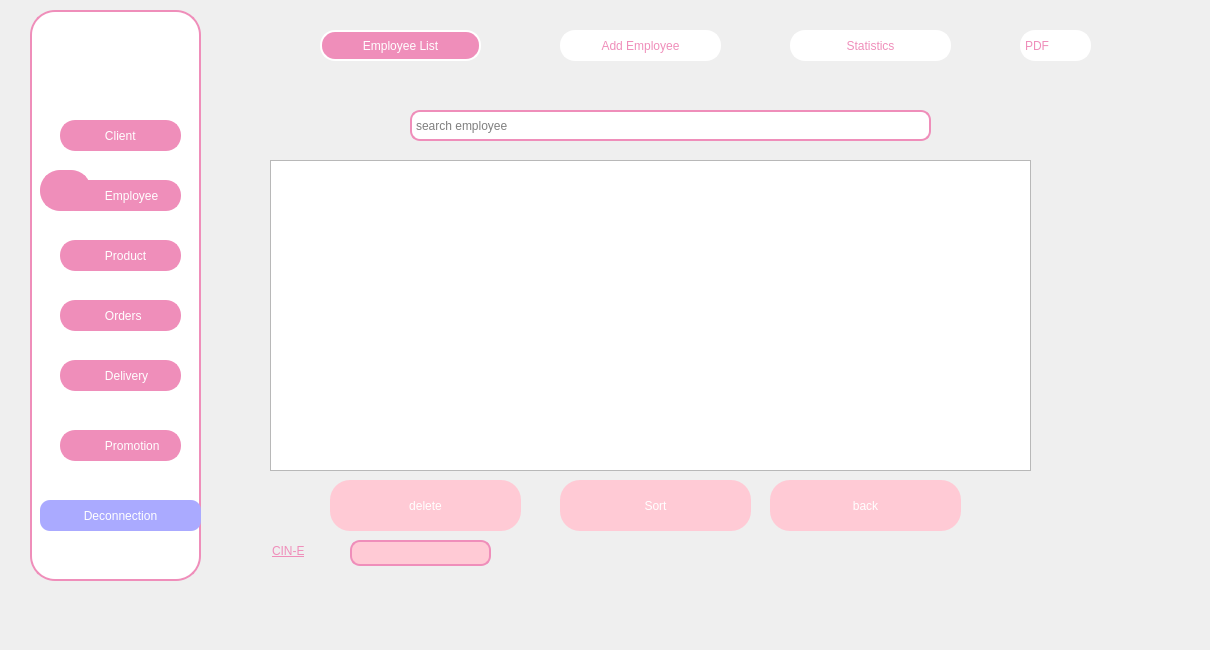
    <widget class="QWidget" name="page_2">
     <widget class="QLabel" name="label_19">
      <property name="geometry">
       <rect>
        <x>-40</x>
        <y>0</y>
        <width>1201</width>
        <height>641</height>
       </rect>
      </property>
      <property name="styleSheet">
       <string notr="true">border-color: rgb(255, 255, 255);
border radius:35px;</string>
      </property>
      <property name="text">
       <string/>
      </property>
      <property name="pixmap">
       <pixmap>../image/WhatsApp Image 2024-11-10 à 18.51.31_e66bd550.jpg</pixmap>
      </property>
      <property name="scaledContents">
       <bool>true</bool>
      </property>
     </widget>
     <widget class="QPushButton" name="pushButton_12">
      <property name="geometry">
       <rect>
        <x>330</x>
        <y>480</y>
        <width>191</width>
        <height>51</height>
       </rect>
      </property>
      <property name="styleSheet">
       <string notr="true">QPushButton {
	background-color: rgb(255, 202, 213);
    color: white; /* Texte blanc */
    border-radius:20px  ; /* Coins arrondis */
	border-color: rgb(239, 142, 186);
    padding: 8px;
}</string>
      </property>
      <property name="text">
       <string>delete</string>
      </property>
     </widget>
     <widget class="QTableView" name="tableView">
      <property name="geometry">
       <rect>
        <x>270</x>
        <y>160</y>
        <width>761</width>
        <height>311</height>
       </rect>
      </property>
      <property name="styleSheet">
       <string notr="true"/>
      </property>
     </widget>
     <widget class="QFrame" name="frame_5">
      <property name="geometry">
       <rect>
        <x>30</x>
        <y>10</y>
        <width>171</width>
        <height>571</height>
       </rect>
      </property>
      <property name="styleSheet">
       <string notr="true">QFrame {
    background-color: white;
    width: 10px;
    border: 2px solid #EF8EBA;
    border-radius: 25px;
}</string>
      </property>
      <property name="frameShape">
       <enum>QFrame::NoFrame</enum>
      </property>
      <widget class="QLabel" name="label_20">
       <property name="geometry">
        <rect>
         <x>30</x>
         <y>170</y>
         <width>121</width>
         <height>31</height>
        </rect>
       </property>
       <property name="styleSheet">
        <string notr="true">QFrame {
	background-color: #EF8EBA;
    width: 10px;
    border: 2px solid #EF8EBA;
    border-radius: 15px;
}
QLabel{
	color: rgb(255, 255, 255);
}</string>
       </property>
       <property name="text">
        <string>            Employee</string>
       </property>
      </widget>
      <widget class="QLabel" name="label_21">
       <property name="geometry">
        <rect>
         <x>10</x>
         <y>160</y>
         <width>51</width>
         <height>41</height>
        </rect>
       </property>
       <property name="styleSheet">
        <string notr="true">QLabel{
border-color:  rgb(239, 142, 186);
border-radius:20px;
background-color: rgb(239, 142, 186);
}
</string>
       </property>
       <property name="text">
        <string/>
       </property>
       <property name="pixmap">
        <pixmap>../../Downloads/WhatsApp_Image_2024-11-10_à_18.51.31_1cb58230-removebg-preview.png</pixmap>
       </property>
       <property name="scaledContents">
        <bool>true</bool>
       </property>
      </widget>
      <widget class="QLabel" name="label_22">
       <property name="geometry">
        <rect>
         <x>30</x>
         <y>110</y>
         <width>121</width>
         <height>31</height>
        </rect>
       </property>
       <property name="styleSheet">
        <string notr="true">QFrame {
	background-color: #EF8EBA;
    width: 10px;
    border: 2px solid #EF8EBA;
    border-radius: 15px;
}
QLabel{
	color: rgb(255, 255, 255);
}</string>
       </property>
       <property name="text">
        <string>            Client</string>
       </property>
      </widget>
      <widget class="QLabel" name="label_23">
       <property name="geometry">
        <rect>
         <x>30</x>
         <y>230</y>
         <width>121</width>
         <height>31</height>
        </rect>
       </property>
       <property name="styleSheet">
        <string notr="true">QFrame {
	background-color: #EF8EBA;
    width: 10px;
    border: 2px solid #EF8EBA;
    border-radius: 15px;
}
QLabel{
	color: rgb(255, 255, 255);
}</string>
       </property>
       <property name="text">
        <string>            Product</string>
       </property>
      </widget>
      <widget class="QLabel" name="label_24">
       <property name="geometry">
        <rect>
         <x>30</x>
         <y>290</y>
         <width>121</width>
         <height>31</height>
        </rect>
       </property>
       <property name="styleSheet">
        <string notr="true">QFrame {
	background-color: #EF8EBA;
    width: 10px;
    border: 2px solid #EF8EBA;
    border-radius: 15px;
}
QLabel{
	color: rgb(255, 255, 255);
}</string>
       </property>
       <property name="text">
        <string>            Orders</string>
       </property>
      </widget>
      <widget class="QLabel" name="label_25">
       <property name="geometry">
        <rect>
         <x>30</x>
         <y>350</y>
         <width>121</width>
         <height>31</height>
        </rect>
       </property>
       <property name="styleSheet">
        <string notr="true">QFrame {
	background-color: #EF8EBA;
    width: 10px;
    border: 2px solid #EF8EBA;
    border-radius: 15px;
}
QLabel{
	color: rgb(255, 255, 255);
}</string>
       </property>
       <property name="text">
        <string>            Delivery</string>
       </property>
      </widget>
      <widget class="QLabel" name="label_26">
       <property name="geometry">
        <rect>
         <x>30</x>
         <y>420</y>
         <width>121</width>
         <height>31</height>
        </rect>
       </property>
       <property name="styleSheet">
        <string notr="true">QFrame {
	background-color: #EF8EBA;
    width: 10px;
    border: 2px solid #EF8EBA;
    border-radius: 15px;
}
QLabel{
	color: rgb(255, 255, 255);
}</string>
       </property>
       <property name="text">
        <string>            Promotion</string>
       </property>
      </widget>
      <widget class="QPushButton" name="pushButton_8">
       <property name="geometry">
        <rect>
         <x>10</x>
         <y>490</y>
         <width>161</width>
         <height>31</height>
        </rect>
       </property>
       <property name="styleSheet">
        <string notr="true">QPushButton {
	background-color: rgb(170, 170, 255);
    color: white; /* Texte blanc */
    border-radius:10px  ; /* Coins arrondis */
	border-color: rgb(239, 142, 186);
    padding: 8px;
}</string>
       </property>
       <property name="text">
        <string>Deconnection</string>
       </property>
      </widget>
      <widget class="QLabel" name="label_30">
       <property name="geometry">
        <rect>
         <x>40</x>
         <y>10</y>
         <width>101</width>
         <height>91</height>
        </rect>
       </property>
       <property name="styleSheet">
        <string notr="true">border-color: rgb(255, 255, 255);</string>
       </property>
       <property name="text">
        <string/>
       </property>
       <property name="pixmap">
        <pixmap>../../OneDrive/Documents/rapport de stage/interface/Capture d’écran 2024-09-29 185850.png</pixmap>
       </property>
       <property name="scaledContents">
        <bool>true</bool>
       </property>
      </widget>
     </widget>
     <widget class="QLabel" name="label_34">
      <property name="geometry">
       <rect>
        <x>270</x>
        <y>10</y>
        <width>71</width>
        <height>61</height>
       </rect>
      </property>
      <property name="styleSheet">
       <string notr="true">QLabel{

border-color:  transparent;
border-radius:20px;
}
QLabel {
    background-color: transparent;
}
</string>
      </property>
      <property name="text">
       <string/>
      </property>
      <property name="pixmap">
       <pixmap>../../Downloads/WhatsApp_Image_2024-11-10_à_18.51.32_aa7ae239-removebg-preview.png</pixmap>
      </property>
      <property name="scaledContents">
       <bool>true</bool>
      </property>
     </widget>
     <widget class="QLabel" name="label_35">
      <property name="geometry">
       <rect>
        <x>510</x>
        <y>10</y>
        <width>71</width>
        <height>61</height>
       </rect>
      </property>
      <property name="styleSheet">
       <string notr="true">QLabel{

border-color:  transparent;
border-radius:20px;
}
QLabel {
    background-color: transparent;
}
</string>
      </property>
      <property name="text">
       <string/>
      </property>
      <property name="pixmap">
       <pixmap>../../Downloads/WhatsApp_Image_2024-11-10_à_18.51.32_06d2d704-removebg-preview.png</pixmap>
      </property>
      <property name="scaledContents">
       <bool>true</bool>
      </property>
     </widget>
     <widget class="QLabel" name="label_36">
      <property name="geometry">
       <rect>
        <x>750</x>
        <y>20</y>
        <width>61</width>
        <height>51</height>
       </rect>
      </property>
      <property name="styleSheet">
       <string notr="true">QLabel{

border-color:  transparent;
border-radius:20px;
}
QLabel {
    background-color: transparent;
}
</string>
      </property>
      <property name="text">
       <string/>
      </property>
      <property name="pixmap">
       <pixmap>../Capture_d_écran_2024-10-20_141614-removebg-preview.png</pixmap>
      </property>
      <property name="scaledContents">
       <bool>true</bool>
      </property>
     </widget>
     <widget class="QPushButton" name="pushButton_9">
      <property name="geometry">
       <rect>
        <x>770</x>
        <y>480</y>
        <width>191</width>
        <height>51</height>
       </rect>
      </property>
      <property name="styleSheet">
       <string notr="true">QPushButton {
	background-color: rgb(255, 202, 213);
    color: white; /* Texte blanc */
    border-radius:20px  ; /* Coins arrondis */
	border-color: rgb(239, 142, 186);
    padding: 8px;
}</string>
      </property>
      <property name="text">
       <string>back</string>
      </property>
     </widget>
     <widget class="QPushButton" name="pushButton_13">
      <property name="geometry">
       <rect>
        <x>560</x>
        <y>30</y>
        <width>161</width>
        <height>31</height>
       </rect>
      </property>
      <property name="styleSheet">
       <string notr="true">QPushButton {
	font: 10pt &quot;Segoe UI&quot;;
	background-color: white;
    width: 10px;
    color: #EF8EBA;
    border: 2px solid white;
    border-radius: 15px;
}</string>
      </property>
      <property name="text">
       <string>Add Employee</string>
      </property>
     </widget>
     <widget class="QPushButton" name="pushButton_14">
      <property name="geometry">
       <rect>
        <x>320</x>
        <y>30</y>
        <width>161</width>
        <height>31</height>
       </rect>
      </property>
      <property name="styleSheet">
       <string notr="true">QPushButton {
	font: 10pt &quot;Segoe UI&quot;;
	background-color: #EF8EBA;
    width: 10px;
    color: white; /* Texte blanc */
    border: 2px solid white;
    border-radius: 15px;
}</string>
      </property>
      <property name="text">
       <string>Employee List</string>
      </property>
     </widget>
     <widget class="QPushButton" name="pushButton_17">
      <property name="geometry">
       <rect>
        <x>560</x>
        <y>480</y>
        <width>191</width>
        <height>51</height>
       </rect>
      </property>
      <property name="styleSheet">
       <string notr="true">QPushButton {
	background-color: rgb(255, 202, 213);
    color: white; /* Texte blanc */
    border-radius:20px  ; /* Coins arrondis */
	border-color: rgb(239, 142, 186);
    padding: 8px;
}</string>
      </property>
      <property name="text">
       <string>Sort</string>
      </property>
     </widget>
     <widget class="QLineEdit" name="SEARCH">
      <property name="geometry">
       <rect>
        <x>410</x>
        <y>110</y>
        <width>521</width>
        <height>31</height>
       </rect>
      </property>
      <property name="styleSheet">
       <string notr="true">QLineEdit {
border: 2px solid #EF8EBA;
border-color: rgb(239, 142, 186);
    border-radius: 10px; /* Coins arrondis */
    padding: 2px;
	
	background-color: white;
}</string>
      </property>
      <property name="placeholderText">
       <string>search employee</string>
      </property>
     </widget>
     <widget class="QLabel" name="label_11">
      <property name="geometry">
       <rect>
        <x>230</x>
        <y>500</y>
        <width>81</width>
        <height>61</height>
       </rect>
      </property>
      <property name="styleSheet">
       <string notr="true">QLabel{
border-radius:60px;
}</string>
      </property>
      <property name="text">
       <string/>
      </property>
      <property name="pixmap">
       <pixmap>../../../../Downloads/Capture_d_écran_2024-10-31_172112-removebg-preview.png</pixmap>
      </property>
      <property name="scaledContents">
       <bool>true</bool>
      </property>
     </widget>
     <widget class="QLabel" name="label_37">
      <property name="geometry">
       <rect>
        <x>1020</x>
        <y>30</y>
        <width>71</width>
        <height>31</height>
       </rect>
      </property>
      <property name="styleSheet">
       <string notr="true">QFrame {
	font: 10pt &quot;Segoe UI&quot;;
	background-color: white;
    width: 10px;
    border: 2px solid white;
    border-radius: 15px;
}
QLabel{
	color: #EF8EBA;
}</string>
      </property>
      <property name="text">
       <string>PDF</string>
      </property>
     </widget>
     <widget class="QPushButton" name="pushButton_18">
      <property name="geometry">
       <rect>
        <x>790</x>
        <y>30</y>
        <width>161</width>
        <height>31</height>
       </rect>
      </property>
      <property name="styleSheet">
       <string notr="true">QPushButton {
	font: 10pt &quot;Segoe UI&quot;;
	background-color: white;
    width: 10px;
    color: #EF8EBA;
    border: 2px solid white;
    border-radius: 15px;
}</string>
      </property>
      <property name="text">
       <string>Statistics</string>
      </property>
     </widget>
     <widget class="QLineEdit" name="lineEdit_16">
      <property name="geometry">
       <rect>
        <x>350</x>
        <y>540</y>
        <width>141</width>
        <height>26</height>
       </rect>
      </property>
      <property name="styleSheet">
       <string notr="true">QLineEdit {
	background-color: rgb(255, 202, 213);
    border: 2px solid #EF8EBA; /* Bordure rose */
    border-radius: 10px; /* Coins arrondis */
    padding: 2px;
}</string>
      </property>
     </widget>
     <widget class="QLineEdit" name="lineEdit_20">
      <property name="geometry">
       <rect>
        <x>270</x>
        <y>540</y>
        <width>61</width>
        <height>21</height>
       </rect>
      </property>
      <property name="styleSheet">
       <string notr="true">QLineEdit{
	background-color: transparent;
	text-decoration: underline;
	color: #EF8EBA;
	font: 700 italic 10pt &quot;Segoe UI&quot;;
	;
}</string>
      </property>
      <property name="text">
       <string>CIN-E</string>
      </property>
      <property name="frame">
       <bool>false</bool>
      </property>
     </widget>
     <zorder>label_19</zorder>
     <zorder>pushButton_12</zorder>
     <zorder>tableView</zorder>
     <zorder>frame_5</zorder>
     <zorder>label_36</zorder>
     <zorder>pushButton_9</zorder>
     <zorder>pushButton_13</zorder>
     <zorder>pushButton_14</zorder>
     <zorder>pushButton_17</zorder>
     <zorder>SEARCH</zorder>
     <zorder>label_11</zorder>
     <zorder>label_37</zorder>
     <zorder>pushButton_18</zorder>
     <zorder>label_34</zorder>
     <zorder>label_35</zorder>
     <zorder>lineEdit_16</zorder>
     <zorder>lineEdit_20</zorder>
    </widget>
